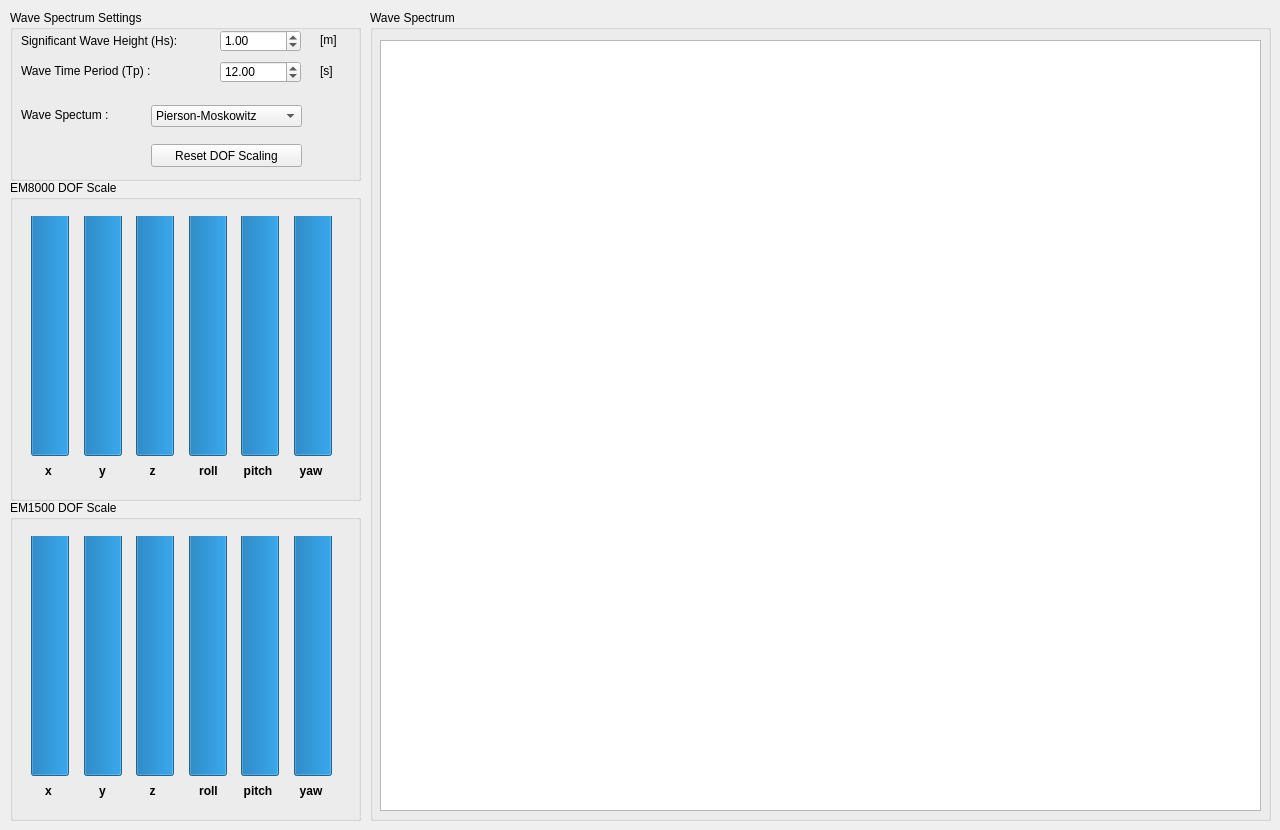
    <widget class="QWidget" name="tab_12">
     <attribute name="title">
      <string>Wave Simulator</string>
     </attribute>
     <widget class="QGroupBox" name="groupBox_40">
      <property name="geometry">
       <rect>
        <x>370</x>
        <y>10</y>
        <width>901</width>
        <height>811</height>
       </rect>
      </property>
      <property name="title">
       <string>Wave Spectrum</string>
      </property>
      <widget class="GraphicsLayoutWidget" name="waveSpectrum_plot">
       <property name="geometry">
        <rect>
         <x>10</x>
         <y>30</y>
         <width>881</width>
         <height>771</height>
        </rect>
       </property>
      </widget>
     </widget>
     <widget class="QGroupBox" name="groupBox_23">
      <property name="geometry">
       <rect>
        <x>10</x>
        <y>10</y>
        <width>351</width>
        <height>171</height>
       </rect>
      </property>
      <property name="title">
       <string>Wave Spectrum Settings</string>
      </property>
      <widget class="QLabel" name="label_149">
       <property name="geometry">
        <rect>
         <x>310</x>
         <y>51</y>
         <width>31</width>
         <height>20</height>
        </rect>
       </property>
       <property name="text">
        <string>[s]</string>
       </property>
       <property name="alignment">
        <set>Qt::AlignLeading|Qt::AlignLeft|Qt::AlignVCenter</set>
       </property>
      </widget>
      <widget class="QLabel" name="label_151">
       <property name="geometry">
        <rect>
         <x>310</x>
         <y>20</y>
         <width>31</width>
         <height>20</height>
        </rect>
       </property>
       <property name="text">
        <string>[m]</string>
       </property>
       <property name="alignment">
        <set>Qt::AlignLeading|Qt::AlignLeft|Qt::AlignVCenter</set>
       </property>
      </widget>
      <widget class="QLabel" name="label_152">
       <property name="geometry">
        <rect>
         <x>11</x>
         <y>21</y>
         <width>181</width>
         <height>20</height>
        </rect>
       </property>
       <property name="text">
        <string>Significant Wave Height (Hs):</string>
       </property>
       <property name="alignment">
        <set>Qt::AlignLeading|Qt::AlignLeft|Qt::AlignVCenter</set>
       </property>
      </widget>
      <widget class="QLabel" name="label_159">
       <property name="geometry">
        <rect>
         <x>11</x>
         <y>51</y>
         <width>151</width>
         <height>20</height>
        </rect>
       </property>
       <property name="text">
        <string>Wave Time Period (Tp) :</string>
       </property>
       <property name="alignment">
        <set>Qt::AlignLeading|Qt::AlignLeft|Qt::AlignVCenter</set>
       </property>
      </widget>
      <widget class="QLabel" name="label_160">
       <property name="geometry">
        <rect>
         <x>11</x>
         <y>95</y>
         <width>141</width>
         <height>20</height>
        </rect>
       </property>
       <property name="text">
        <string>Wave Spectum :</string>
       </property>
       <property name="alignment">
        <set>Qt::AlignLeading|Qt::AlignLeft|Qt::AlignVCenter</set>
       </property>
      </widget>
      <widget class="QComboBox" name="spectrumType">
       <property name="geometry">
        <rect>
         <x>141</x>
         <y>95</y>
         <width>151</width>
         <height>22</height>
        </rect>
       </property>
       <property name="currentText">
        <string>Pierson-Moskowitz</string>
       </property>
       <property name="currentIndex">
        <number>0</number>
       </property>
       <item>
        <property name="text">
         <string>Pierson-Moskowitz</string>
        </property>
       </item>
       <item>
        <property name="text">
         <string>JONSWAP</string>
        </property>
       </item>
      </widget>
      <widget class="QDoubleSpinBox" name="Hs">
       <property name="geometry">
        <rect>
         <x>210</x>
         <y>20</y>
         <width>81</width>
         <height>22</height>
        </rect>
       </property>
       <property name="minimum">
        <double>0.500000000000000</double>
       </property>
       <property name="maximum">
        <double>2.500000000000000</double>
       </property>
       <property name="singleStep">
        <double>0.200000000000000</double>
       </property>
       <property name="value">
        <double>1.000000000000000</double>
       </property>
      </widget>
      <widget class="QDoubleSpinBox" name="Tp">
       <property name="geometry">
        <rect>
         <x>210</x>
         <y>51</y>
         <width>81</width>
         <height>22</height>
        </rect>
       </property>
       <property name="minimum">
        <double>5.000000000000000</double>
       </property>
       <property name="maximum">
        <double>25.000000000000000</double>
       </property>
       <property name="singleStep">
        <double>1.000000000000000</double>
       </property>
       <property name="value">
        <double>12.000000000000000</double>
       </property>
      </widget>
      <widget class="QPushButton" name="bResetDofScaling">
       <property name="geometry">
        <rect>
         <x>141</x>
         <y>134</y>
         <width>151</width>
         <height>23</height>
        </rect>
       </property>
       <property name="text">
        <string>Reset DOF Scaling</string>
       </property>
      </widget>
     </widget>
     <widget class="QGroupBox" name="groupBox_8">
      <property name="geometry">
       <rect>
        <x>10</x>
        <y>500</y>
        <width>351</width>
        <height>321</height>
       </rect>
      </property>
      <property name="title">
       <string>EM1500 DOF Scale</string>
      </property>
      <widget class="QProgressBar" name="em1500_dof_scale_0">
       <property name="geometry">
        <rect>
         <x>21</x>
         <y>36</y>
         <width>38</width>
         <height>240</height>
        </rect>
       </property>
       <property name="minimum">
        <number>0</number>
       </property>
       <property name="value">
        <number>100</number>
       </property>
       <property name="orientation">
        <enum>Qt::Vertical</enum>
       </property>
       <property name="invertedAppearance">
        <bool>false</bool>
       </property>
      </widget>
      <widget class="QLabel" name="label_47">
       <property name="geometry">
        <rect>
         <x>223</x>
         <y>280</y>
         <width>50</width>
         <height>21</height>
        </rect>
       </property>
       <property name="font">
        <font>
         <weight>75</weight>
         <bold>true</bold>
        </font>
       </property>
       <property name="layoutDirection">
        <enum>Qt::LeftToRight</enum>
       </property>
       <property name="text">
        <string>pitch</string>
       </property>
       <property name="alignment">
        <set>Qt::AlignCenter</set>
       </property>
      </widget>
      <widget class="QLabel" name="label_49">
       <property name="geometry">
        <rect>
         <x>188</x>
         <y>280</y>
         <width>21</width>
         <height>21</height>
        </rect>
       </property>
       <property name="font">
        <font>
         <weight>75</weight>
         <bold>true</bold>
        </font>
       </property>
       <property name="layoutDirection">
        <enum>Qt::LeftToRight</enum>
       </property>
       <property name="text">
        <string>roll</string>
       </property>
       <property name="alignment">
        <set>Qt::AlignCenter</set>
       </property>
      </widget>
      <widget class="QLabel" name="label_50">
       <property name="geometry">
        <rect>
         <x>132</x>
         <y>280</y>
         <width>21</width>
         <height>21</height>
        </rect>
       </property>
       <property name="font">
        <font>
         <weight>75</weight>
         <bold>true</bold>
        </font>
       </property>
       <property name="layoutDirection">
        <enum>Qt::LeftToRight</enum>
       </property>
       <property name="text">
        <string>z</string>
       </property>
       <property name="alignment">
        <set>Qt::AlignCenter</set>
       </property>
      </widget>
      <widget class="QLabel" name="label_51">
       <property name="geometry">
        <rect>
         <x>82</x>
         <y>280</y>
         <width>21</width>
         <height>21</height>
        </rect>
       </property>
       <property name="font">
        <font>
         <weight>75</weight>
         <bold>true</bold>
        </font>
       </property>
       <property name="layoutDirection">
        <enum>Qt::LeftToRight</enum>
       </property>
       <property name="text">
        <string>y</string>
       </property>
       <property name="alignment">
        <set>Qt::AlignCenter</set>
       </property>
      </widget>
      <widget class="QLabel" name="label_52">
       <property name="geometry">
        <rect>
         <x>28</x>
         <y>280</y>
         <width>21</width>
         <height>21</height>
        </rect>
       </property>
       <property name="font">
        <font>
         <weight>75</weight>
         <bold>true</bold>
        </font>
       </property>
       <property name="layoutDirection">
        <enum>Qt::LeftToRight</enum>
       </property>
       <property name="text">
        <string>x</string>
       </property>
       <property name="alignment">
        <set>Qt::AlignCenter</set>
       </property>
      </widget>
      <widget class="QProgressBar" name="em1500_dof_scale_1">
       <property name="geometry">
        <rect>
         <x>74</x>
         <y>36</y>
         <width>38</width>
         <height>240</height>
        </rect>
       </property>
       <property name="minimum">
        <number>0</number>
       </property>
       <property name="value">
        <number>100</number>
       </property>
       <property name="orientation">
        <enum>Qt::Vertical</enum>
       </property>
       <property name="invertedAppearance">
        <bool>false</bool>
       </property>
      </widget>
      <widget class="QProgressBar" name="em1500_dof_scale_2">
       <property name="geometry">
        <rect>
         <x>126</x>
         <y>36</y>
         <width>38</width>
         <height>240</height>
        </rect>
       </property>
       <property name="minimum">
        <number>0</number>
       </property>
       <property name="value">
        <number>100</number>
       </property>
       <property name="orientation">
        <enum>Qt::Vertical</enum>
       </property>
       <property name="invertedAppearance">
        <bool>false</bool>
       </property>
      </widget>
      <widget class="QProgressBar" name="em1500_dof_scale_3">
       <property name="geometry">
        <rect>
         <x>179</x>
         <y>36</y>
         <width>38</width>
         <height>240</height>
        </rect>
       </property>
       <property name="minimum">
        <number>0</number>
       </property>
       <property name="value">
        <number>100</number>
       </property>
       <property name="orientation">
        <enum>Qt::Vertical</enum>
       </property>
       <property name="invertedAppearance">
        <bool>false</bool>
       </property>
      </widget>
      <widget class="QProgressBar" name="em1500_dof_scale_4">
       <property name="geometry">
        <rect>
         <x>231</x>
         <y>36</y>
         <width>38</width>
         <height>240</height>
        </rect>
       </property>
       <property name="minimum">
        <number>0</number>
       </property>
       <property name="value">
        <number>100</number>
       </property>
       <property name="orientation">
        <enum>Qt::Vertical</enum>
       </property>
       <property name="invertedAppearance">
        <bool>false</bool>
       </property>
      </widget>
      <widget class="QProgressBar" name="em1500_dof_scale_5">
       <property name="geometry">
        <rect>
         <x>284</x>
         <y>36</y>
         <width>38</width>
         <height>240</height>
        </rect>
       </property>
       <property name="minimum">
        <number>0</number>
       </property>
       <property name="value">
        <number>100</number>
       </property>
       <property name="orientation">
        <enum>Qt::Vertical</enum>
       </property>
       <property name="invertedAppearance">
        <bool>false</bool>
       </property>
      </widget>
      <widget class="QLabel" name="label_48">
       <property name="geometry">
        <rect>
         <x>276</x>
         <y>280</y>
         <width>50</width>
         <height>21</height>
        </rect>
       </property>
       <property name="font">
        <font>
         <weight>75</weight>
         <bold>true</bold>
        </font>
       </property>
       <property name="layoutDirection">
        <enum>Qt::LeftToRight</enum>
       </property>
       <property name="text">
        <string>yaw</string>
       </property>
       <property name="alignment">
        <set>Qt::AlignCenter</set>
       </property>
      </widget>
     </widget>
     <widget class="QGroupBox" name="groupBox_10">
      <property name="geometry">
       <rect>
        <x>10</x>
        <y>180</y>
        <width>351</width>
        <height>321</height>
       </rect>
      </property>
      <property name="title">
       <string>EM8000 DOF Scale</string>
      </property>
      <widget class="QProgressBar" name="em8000_dof_scale_0">
       <property name="geometry">
        <rect>
         <x>21</x>
         <y>36</y>
         <width>38</width>
         <height>240</height>
        </rect>
       </property>
       <property name="minimum">
        <number>0</number>
       </property>
       <property name="value">
        <number>100</number>
       </property>
       <property name="orientation">
        <enum>Qt::Vertical</enum>
       </property>
       <property name="invertedAppearance">
        <bool>false</bool>
       </property>
      </widget>
      <widget class="QLabel" name="label_53">
       <property name="geometry">
        <rect>
         <x>223</x>
         <y>280</y>
         <width>50</width>
         <height>21</height>
        </rect>
       </property>
       <property name="font">
        <font>
         <weight>75</weight>
         <bold>true</bold>
        </font>
       </property>
       <property name="layoutDirection">
        <enum>Qt::LeftToRight</enum>
       </property>
       <property name="text">
        <string>pitch</string>
       </property>
       <property name="alignment">
        <set>Qt::AlignCenter</set>
       </property>
      </widget>
      <widget class="QLabel" name="label_54">
       <property name="geometry">
        <rect>
         <x>188</x>
         <y>280</y>
         <width>21</width>
         <height>21</height>
        </rect>
       </property>
       <property name="font">
        <font>
         <weight>75</weight>
         <bold>true</bold>
        </font>
       </property>
       <property name="layoutDirection">
        <enum>Qt::LeftToRight</enum>
       </property>
       <property name="text">
        <string>roll</string>
       </property>
       <property name="alignment">
        <set>Qt::AlignCenter</set>
       </property>
      </widget>
      <widget class="QLabel" name="label_55">
       <property name="geometry">
        <rect>
         <x>132</x>
         <y>280</y>
         <width>21</width>
         <height>21</height>
        </rect>
       </property>
       <property name="font">
        <font>
         <weight>75</weight>
         <bold>true</bold>
        </font>
       </property>
       <property name="layoutDirection">
        <enum>Qt::LeftToRight</enum>
       </property>
       <property name="text">
        <string>z</string>
       </property>
       <property name="alignment">
        <set>Qt::AlignCenter</set>
       </property>
      </widget>
      <widget class="QLabel" name="label_56">
       <property name="geometry">
        <rect>
         <x>82</x>
         <y>280</y>
         <width>21</width>
         <height>21</height>
        </rect>
       </property>
       <property name="font">
        <font>
         <weight>75</weight>
         <bold>true</bold>
        </font>
       </property>
       <property name="layoutDirection">
        <enum>Qt::LeftToRight</enum>
       </property>
       <property name="text">
        <string>y</string>
       </property>
       <property name="alignment">
        <set>Qt::AlignCenter</set>
       </property>
      </widget>
      <widget class="QLabel" name="label_57">
       <property name="geometry">
        <rect>
         <x>28</x>
         <y>280</y>
         <width>21</width>
         <height>21</height>
        </rect>
       </property>
       <property name="font">
        <font>
         <weight>75</weight>
         <bold>true</bold>
        </font>
       </property>
       <property name="layoutDirection">
        <enum>Qt::LeftToRight</enum>
       </property>
       <property name="text">
        <string>x</string>
       </property>
       <property name="alignment">
        <set>Qt::AlignCenter</set>
       </property>
      </widget>
      <widget class="QProgressBar" name="em8000_dof_scale_1">
       <property name="geometry">
        <rect>
         <x>74</x>
         <y>36</y>
         <width>38</width>
         <height>240</height>
        </rect>
       </property>
       <property name="minimum">
        <number>0</number>
       </property>
       <property name="value">
        <number>100</number>
       </property>
       <property name="orientation">
        <enum>Qt::Vertical</enum>
       </property>
       <property name="invertedAppearance">
        <bool>false</bool>
       </property>
      </widget>
      <widget class="QProgressBar" name="em8000_dof_scale_2">
       <property name="geometry">
        <rect>
         <x>126</x>
         <y>36</y>
         <width>38</width>
         <height>240</height>
        </rect>
       </property>
       <property name="minimum">
        <number>0</number>
       </property>
       <property name="value">
        <number>100</number>
       </property>
       <property name="orientation">
        <enum>Qt::Vertical</enum>
       </property>
       <property name="invertedAppearance">
        <bool>false</bool>
       </property>
      </widget>
      <widget class="QProgressBar" name="em8000_dof_scale_3">
       <property name="geometry">
        <rect>
         <x>179</x>
         <y>36</y>
         <width>38</width>
         <height>240</height>
        </rect>
       </property>
       <property name="minimum">
        <number>0</number>
       </property>
       <property name="value">
        <number>100</number>
       </property>
       <property name="orientation">
        <enum>Qt::Vertical</enum>
       </property>
       <property name="invertedAppearance">
        <bool>false</bool>
       </property>
      </widget>
      <widget class="QProgressBar" name="em8000_dof_scale_4">
       <property name="geometry">
        <rect>
         <x>231</x>
         <y>36</y>
         <width>38</width>
         <height>240</height>
        </rect>
       </property>
       <property name="minimum">
        <number>0</number>
       </property>
       <property name="value">
        <number>100</number>
       </property>
       <property name="orientation">
        <enum>Qt::Vertical</enum>
       </property>
       <property name="invertedAppearance">
        <bool>false</bool>
       </property>
      </widget>
      <widget class="QProgressBar" name="em8000_dof_scale_5">
       <property name="geometry">
        <rect>
         <x>284</x>
         <y>36</y>
         <width>38</width>
         <height>240</height>
        </rect>
       </property>
       <property name="minimum">
        <number>0</number>
       </property>
       <property name="value">
        <number>100</number>
       </property>
       <property name="orientation">
        <enum>Qt::Vertical</enum>
       </property>
       <property name="invertedAppearance">
        <bool>false</bool>
       </property>
      </widget>
      <widget class="QLabel" name="label_65">
       <property name="geometry">
        <rect>
         <x>276</x>
         <y>280</y>
         <width>50</width>
         <height>21</height>
        </rect>
       </property>
       <property name="font">
        <font>
         <weight>75</weight>
         <bold>true</bold>
        </font>
       </property>
       <property name="layoutDirection">
        <enum>Qt::LeftToRight</enum>
       </property>
       <property name="text">
        <string>yaw</string>
       </property>
       <property name="alignment">
        <set>Qt::AlignCenter</set>
       </property>
      </widget>
     </widget>
    </widget>
